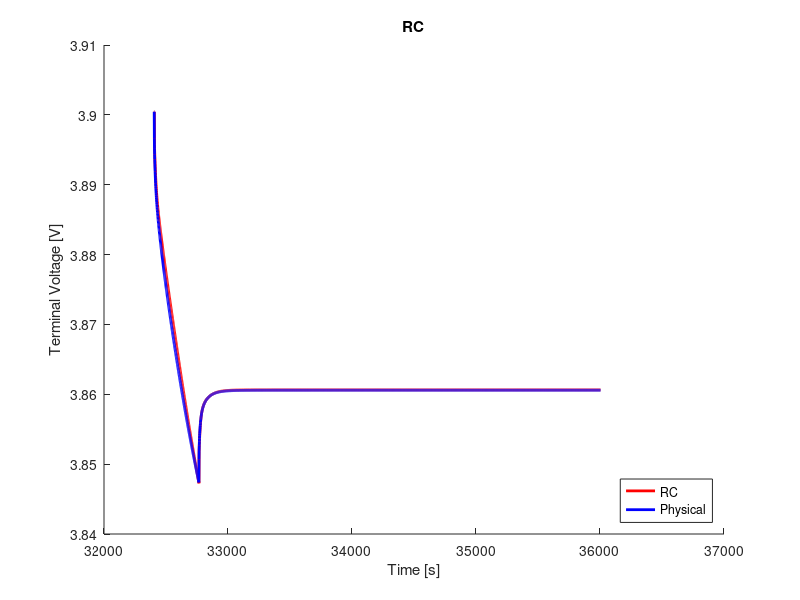

Reproduce this figure in MATLAB.
clear;
clc;
close all;

%% load data
load('ocv_final.mat');
time_ocv = time;
load('pulse_0_5_c_9.mat');
load('rc2_cf_0_5_c.mat');

%% voltage limitations
v_max = 4.4;                                    % cut-over voltage
v_min = 3.0;                                    % cut-off voltage

%% resample ocv and soc
t1 = time_ocv(1);
t2 = time_ocv(end);
dt = 1;                                         % sample time
t = (t1:dt:t2) - t1;

ocv = interp1(time_ocv, ocv, t1:dt:t2);
soc = interp1(time_ocv, soc, t1:dt:t2);

s = length(time);

%% variables
Q = 16.8;
eta = 1.0;                                  % coulombic efficiency

n = 2;                                      % number of rc links
i_r = zeros(n, 1);
v_c = zeros(n, 1);
flag = 1;

%% compute soc
ind_init = soc(interp1(ocv, 1:length(ocv), V_batt_time(1), 'nearest'))
ind_init = interp1(soc, 1:length(soc), ind_init, 'nearest');
v_t(1) = ocv(ind_init);
z0 = soc(ind_init);
z = z0 - dt/(Q*3600)*eta*cumsum(I(1:end));

% manual fit
p = 10;
r0 = r0_cf(p);
r1 = r1_cf(p);
r2 = r2_cf(p);
% r3 = r3_cf(p);
c1 = c1_cf(p);
c2 = c2_cf(p);
% c3 = c3_cf(p);

r = [r1; r2];
c = [c1; c2];

%% compute terminal voltage
for j = 1:n
    f(j) = exp(-dt/(r(j)*c(j)));
end
for k = 1:s-1
    if flag == 1
        i_r(:, k+1) = diag(f)*i_r(:, k) + (1-f')*I(k);
        v_c(:, k) = i_r(:, k).*r;
        ind = interp1(soc, 1:length(soc), z(k), 'nearest');
        v_t(k+1) = ocv(ind) - sum(v_c(:, k)) - I(k).*r0;
        if v_t(k) < v_min
            fprintf('Reached lower voltage limit.');
            flag = 0;
        end
        if v_t(k) > v_max
            fprintf('Reached upper voltage limit.');
            flag = 0;
        end 
    end
end

%% compute rms error
v_t = reshape(v_t, size(V_batt_time));
rmse = 1000*sqrt(mean((V_batt_time - v_t).^2))     % [mV]

%% plot
figure(1);
hold on;
plot(time, v_t, 'r', 'LineWidth', 2)
hold on;
plot(time, V_batt_time, 'b', 'LineWidth', 2)
xlabel('Time [s]')
ylabel('Terminal Voltage [V]')
title('RC')
legend('RC', 'Physical', 'location', 'southeast')
